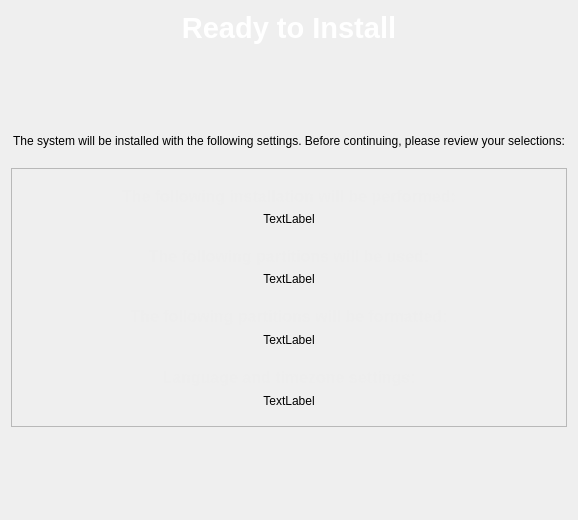
<?xml version="1.0" encoding="UTF-8"?>
<ui version="4.0">
 <class>ReadyInstall</class>
 <widget class="QWidget" name="ReadyInstall">
  <property name="geometry">
   <rect>
    <x>0</x>
    <y>0</y>
    <width>578</width>
    <height>520</height>
   </rect>
  </property>
  <property name="windowTitle">
   <string/>
  </property>
  <layout class="QVBoxLayout" name="verticalLayout_3">
   <item>
    <widget class="QLabel" name="label">
     <property name="maximumSize">
      <size>
       <width>16777215</width>
       <height>50</height>
      </size>
     </property>
     <property name="font">
      <font>
       <pointsize>14</pointsize>
      </font>
     </property>
     <property name="text">
      <string>&lt;!DOCTYPE HTML PUBLIC &quot;-//W3C//DTD HTML 4.0//EN&quot; &quot;http://www.w3.org/TR/REC-html40/strict.dtd&quot;&gt;
&lt;html&gt;&lt;head&gt;&lt;meta name=&quot;qrichtext&quot; content=&quot;1&quot; /&gt;&lt;style type=&quot;text/css&quot;&gt;
p, li { white-space: pre-wrap; }
&lt;/style&gt;&lt;/head&gt;&lt;body style=&quot; font-family:'Bitstream Vera Sans'; font-size:9pt; font-weight:400; font-style:normal;&quot;&gt;
&lt;p style=&quot; margin-top:0px; margin-bottom:0px; margin-left:0px; margin-right:0px; -qt-block-indent:0; text-indent:0px; font-family:'Sans Serif'; font-size:10pt;&quot;&gt;&lt;span style=&quot; font-size:22pt; font-weight:600; color:#ffffff;&quot;&gt;Ready to Install&lt;/span&gt;&lt;/p&gt;&lt;/body&gt;&lt;/html&gt;</string>
     </property>
     <property name="alignment">
      <set>Qt::AlignCenter</set>
     </property>
    </widget>
   </item>
   <item>
    <spacer name="verticalSpacer_2">
     <property name="orientation">
      <enum>Qt::Vertical</enum>
     </property>
     <property name="sizeHint" stdset="0">
      <size>
       <width>20</width>
       <height>20</height>
      </size>
     </property>
    </spacer>
   </item>
   <item>
    <widget class="QLabel" name="label_2">
     <property name="text">
      <string>The system will be installed with the following settings. Before continuing, please review your selections:
</string>
     </property>
     <property name="scaledContents">
      <bool>true</bool>
     </property>
     <property name="alignment">
      <set>Qt::AlignCenter</set>
     </property>
     <property name="wordWrap">
      <bool>true</bool>
     </property>
    </widget>
   </item>
   <item>
    <widget class="QFrame" name="frame">
     <property name="frameShape">
      <enum>QFrame::StyledPanel</enum>
     </property>
     <property name="frameShadow">
      <enum>QFrame::Plain</enum>
     </property>
     <property name="lineWidth">
      <number>4</number>
     </property>
     <layout class="QVBoxLayout" name="verticalLayout_2">
      <item>
       <widget class="QWidget" name="installWidget" native="true">
        <layout class="QVBoxLayout" name="verticalLayout">
         <item>
          <widget class="QLabel" name="installTitle">
           <property name="text">
            <string>&lt;!DOCTYPE HTML PUBLIC &quot;-//W3C//DTD HTML 4.0//EN&quot; &quot;http://www.w3.org/TR/REC-html40/strict.dtd&quot;&gt;
&lt;html&gt;&lt;head&gt;&lt;meta name=&quot;qrichtext&quot; content=&quot;1&quot; /&gt;&lt;style type=&quot;text/css&quot;&gt;
p, li { white-space: pre-wrap; }
&lt;/style&gt;&lt;/head&gt;&lt;body style=&quot; font-family:'Sans Serif'; font-size:9pt; font-weight:400; font-style:normal;&quot;&gt;
&lt;p style=&quot; margin-top:0px; margin-bottom:0px; margin-left:0px; margin-right:0px; -qt-block-indent:0; text-indent:0px;&quot;&gt;&lt;span style=&quot; font-size:12pt; font-weight:600; color:#eeeeee;&quot;&gt;The following installation will be performed:&lt;/span&gt;&lt;/p&gt;&lt;/body&gt;&lt;/html&gt;</string>
           </property>
           <property name="alignment">
            <set>Qt::AlignCenter</set>
           </property>
          </widget>
         </item>
         <item>
          <widget class="QLabel" name="installLabel">
           <property name="text">
            <string>TextLabel</string>
           </property>
           <property name="alignment">
            <set>Qt::AlignCenter</set>
           </property>
          </widget>
         </item>
        </layout>
       </widget>
      </item>
      <item>
       <widget class="QWidget" name="mountWidget" native="true">
        <layout class="QVBoxLayout" name="mountLayout">
         <property name="leftMargin">
          <number>8</number>
         </property>
         <property name="topMargin">
          <number>6</number>
         </property>
         <property name="rightMargin">
          <number>8</number>
         </property>
         <property name="bottomMargin">
          <number>9</number>
         </property>
         <item>
          <widget class="QLabel" name="mountTitel">
           <property name="text">
            <string>&lt;!DOCTYPE HTML PUBLIC &quot;-//W3C//DTD HTML 4.0//EN&quot; &quot;http://www.w3.org/TR/REC-html40/strict.dtd&quot;&gt;
&lt;html&gt;&lt;head&gt;&lt;meta name=&quot;qrichtext&quot; content=&quot;1&quot; /&gt;&lt;style type=&quot;text/css&quot;&gt;
p, li { white-space: pre-wrap; }
&lt;/style&gt;&lt;/head&gt;&lt;body style=&quot; font-family:'Bitstream Vera Sans'; font-size:9pt; font-weight:400; font-style:normal;&quot;&gt;
&lt;p style=&quot; margin-top:0px; margin-bottom:0px; margin-left:0px; margin-right:0px; -qt-block-indent:0; text-indent:0px; font-family:'Sans Serif'; font-size:10pt;&quot;&gt;&lt;span style=&quot; font-size:12pt; font-weight:600; color:#eeeeee;&quot;&gt;The following partitions will be used:&lt;/span&gt;&lt;/p&gt;&lt;/body&gt;&lt;/html&gt;</string>
           </property>
           <property name="alignment">
            <set>Qt::AlignCenter</set>
           </property>
          </widget>
         </item>
         <item>
          <widget class="QLabel" name="mountLabel">
           <property name="text">
            <string>TextLabel</string>
           </property>
           <property name="alignment">
            <set>Qt::AlignCenter</set>
           </property>
          </widget>
         </item>
        </layout>
       </widget>
      </item>
      <item>
       <widget class="QWidget" name="formatWidget" native="true">
        <property name="cursor">
         <cursorShape>ArrowCursor</cursorShape>
        </property>
        <layout class="QVBoxLayout" name="formatLayout">
         <property name="spacing">
          <number>7</number>
         </property>
         <property name="sizeConstraint">
          <enum>QLayout::SetDefaultConstraint</enum>
         </property>
         <property name="leftMargin">
          <number>8</number>
         </property>
         <property name="topMargin">
          <number>6</number>
         </property>
         <property name="rightMargin">
          <number>8</number>
         </property>
         <property name="bottomMargin">
          <number>9</number>
         </property>
         <item>
          <widget class="QLabel" name="formatTitel">
           <property name="text">
            <string>&lt;!DOCTYPE HTML PUBLIC &quot;-//W3C//DTD HTML 4.0//EN&quot; &quot;http://www.w3.org/TR/REC-html40/strict.dtd&quot;&gt;
&lt;html&gt;&lt;head&gt;&lt;meta name=&quot;qrichtext&quot; content=&quot;1&quot; /&gt;&lt;style type=&quot;text/css&quot;&gt;
p, li { white-space: pre-wrap; }
&lt;/style&gt;&lt;/head&gt;&lt;body style=&quot; font-family:'Bitstream Vera Sans'; font-size:9pt; font-weight:400; font-style:normal;&quot;&gt;
&lt;p style=&quot; margin-top:0px; margin-bottom:0px; margin-left:0px; margin-right:0px; -qt-block-indent:0; text-indent:0px; font-family:'Sans Serif'; font-size:10pt;&quot;&gt;&lt;span style=&quot; font-size:12pt; font-weight:600; color:#eeeeee;&quot;&gt;The following partitions will be formatted:&lt;/span&gt;&lt;/p&gt;&lt;/body&gt;&lt;/html&gt;</string>
           </property>
           <property name="alignment">
            <set>Qt::AlignCenter</set>
           </property>
          </widget>
         </item>
         <item>
          <widget class="QLabel" name="formatLabel">
           <property name="text">
            <string>TextLabel</string>
           </property>
           <property name="alignment">
            <set>Qt::AlignCenter</set>
           </property>
          </widget>
         </item>
        </layout>
       </widget>
      </item>
      <item>
       <widget class="QWidget" name="timezoneWidget" native="true">
        <layout class="QVBoxLayout" name="timezoneLayout">
         <property name="spacing">
          <number>7</number>
         </property>
         <property name="sizeConstraint">
          <enum>QLayout::SetDefaultConstraint</enum>
         </property>
         <property name="leftMargin">
          <number>8</number>
         </property>
         <property name="topMargin">
          <number>6</number>
         </property>
         <property name="rightMargin">
          <number>8</number>
         </property>
         <property name="bottomMargin">
          <number>9</number>
         </property>
         <item>
          <widget class="QLabel" name="timezoneTitel">
           <property name="mouseTracking">
            <bool>true</bool>
           </property>
           <property name="text">
            <string>&lt;!DOCTYPE HTML PUBLIC &quot;-//W3C//DTD HTML 4.0//EN&quot; &quot;http://www.w3.org/TR/REC-html40/strict.dtd&quot;&gt;
&lt;html&gt;&lt;head&gt;&lt;meta name=&quot;qrichtext&quot; content=&quot;1&quot; /&gt;&lt;style type=&quot;text/css&quot;&gt;
p, li { white-space: pre-wrap; }
&lt;/style&gt;&lt;/head&gt;&lt;body style=&quot; font-family:'Bitstream Vera Sans'; font-size:9pt; font-weight:400; font-style:normal;&quot;&gt;
&lt;p style=&quot; margin-top:0px; margin-bottom:0px; margin-left:0px; margin-right:0px; -qt-block-indent:0; text-indent:0px; font-family:'Sans Serif'; font-size:10pt;&quot;&gt;&lt;span style=&quot; font-size:12pt; font-weight:600; color:#eeeeee;&quot;&gt;Language and timezone settings:&lt;/span&gt;&lt;/p&gt;&lt;/body&gt;&lt;/html&gt;</string>
           </property>
           <property name="alignment">
            <set>Qt::AlignCenter</set>
           </property>
          </widget>
         </item>
         <item>
          <widget class="QLabel" name="timezoneLabel">
           <property name="text">
            <string>TextLabel</string>
           </property>
           <property name="alignment">
            <set>Qt::AlignCenter</set>
           </property>
          </widget>
         </item>
        </layout>
       </widget>
      </item>
     </layout>
    </widget>
   </item>
   <item>
    <spacer name="verticalSpacer">
     <property name="orientation">
      <enum>Qt::Vertical</enum>
     </property>
     <property name="sizeHint" stdset="0">
      <size>
       <width>20</width>
       <height>20</height>
      </size>
     </property>
    </spacer>
   </item>
  </layout>
 </widget>
 <resources>
  <include location="tribe.qrc"/>
 </resources>
 <connections/>
</ui>
